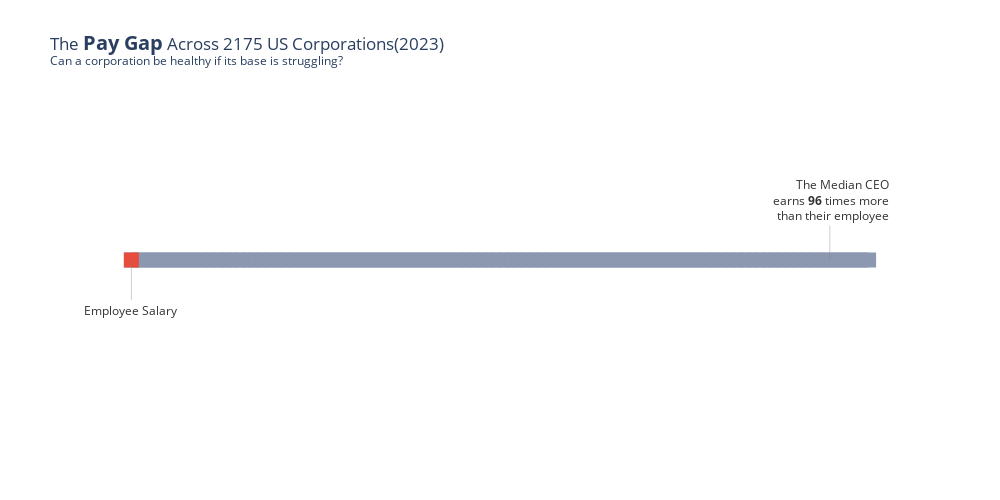

The notebook cell saved with this chart:
### Code cell
df=pd.read_csv(r"C:\Users\ragha\Downloads\ceo_data_pay_merged_r3000 (1).csv")
df['ratio_num'] = df['pay_ratio'].str.split(':').str[0].str.replace(',', '').astype(float)
median_overall_ratio = df['ratio_num'].median() 
total_icons = int(median_overall_ratio)
col = 1
rows = (total_icons // col) + 1

x = np.tile(np.arange(col), rows)[:total_icons]
y = np.repeat(np.arange(rows), col)[:total_icons]
fig = go.Figure()
fig.add_trace(go.Scatter(
    x=y, y=x,
    mode='markers',
    marker=dict(symbol='square', size=15, color='#8C97B0'),
    name=f'CEO Pay ({total_icons}x)',
    orientation='h'
))
fig.add_trace(go.Scatter(
    x=[0], y=[0],
    mode='markers',
    marker=dict(symbol='square', size=15, color='#E74C3C'),
    name='Median Worker Pay',
    orientation='h'
))

fig.update_layout(
    title=f"The <span style='font-size:20px;'><b>Pay Gap</b></span> Across {len(df)} US Corporations(2023)<br><sup>Can a corporation be healthy if its base is struggling?",
    xaxis_visible=False,
    yaxis_visible=False,
    plot_bgcolor='white',
    height=500,
    width=1000,
    showlegend=False
)
fig.add_annotation(
    x=0,
    y=0,
    text='Employee Salary',
    showarrow=True,
    arrowwidth=.5,
    arrowcolor='grey',
    ax=0,
    ay=50,
    font=dict(size=12,color='black'),
    align='left',
    bgcolor='white',
    opacity=0.8
)
fig.add_annotation(
    x=90,
    y=0,
    text=f'The Median CEO<br> earns <b>{total_icons}</b> times more<br> than their employee',
    showarrow=True,
    arrowwidth=.5,
    arrowcolor='grey',
    ax=0,
    ay=-60,
    font=dict(color='black',size=12),
    align='right',
    bgcolor='white',
    opacity=0.8)
fig.show()

### Figure 1 — Plotly figure (JSON) as saved in the notebook; plotly's stock layout.template omitted (floating-point values rounded to 4 significant figures)
{"data": [{"marker": {"color": "#8C97B0", "size": 15, "symbol": "square"}, "mode": "markers", "name": "CEO Pay (96x)", "orientation": "h", "type": "scatter", "x": [0, 1, 2, 3, 4, 5, 6, 7, 8, 9, 10, 11, 12, 13, 14, 15, 16, 17, 18, 19, 20, 21, 22, 23, 24, 25, 26, 27, 28, 29, 30, 31, 32, 33, 34, 35, 36, 37, 38, 39, 40, 41, 42, 43, 44, 45, 46, 47, 48, 49, 50, 51, 52, 53, 54, 55, 56, 57, 58, 59, 60, 61, 62, 63, 64, 65, 66, 67, 68, 69, 70, 71, 72, 73, 74, 75, 76, 77, 78, 79, 80, 81, 82, 83, 84, 85, 86, 87, 88, 89, 90, 91, 92, 93, 94, 95], "y": [0, 0, 0, 0, 0, 0, 0, 0, 0, 0, 0, 0, 0, 0, 0, 0, 0, 0, 0, 0, 0, 0, 0, 0, 0, 0, 0, 0, 0, 0, 0, 0, 0, 0, 0, 0, 0, 0, 0, 0, 0, 0, 0, 0, 0, 0, 0, 0, 0, 0, 0, 0, 0, 0, 0, 0, 0, 0, 0, 0, 0, 0, 0, 0, 0, 0, 0, 0, 0, 0, 0, 0, 0, 0, 0, 0, 0, 0, 0, 0, 0, 0, 0, 0, 0, 0, 0, 0, 0, 0, 0, 0, 0, 0, 0, 0]}, {"marker": {"color": "#E74C3C", "size": 15, "symbol": "square"}, "mode": "markers", "name": "Median Worker Pay", "orientation": "h", "type": "scatter", "x": [0], "y": [0]}], "layout": {"annotations": [{"align": "left", "arrowcolor": "grey", "arrowwidth": 0.5, "ax": 0, "ay": 50, "bgcolor": "white", "font": {"color": "black", "size": 12}, "opacity": 0.8, "showarrow": true, "text": "Employee Salary", "x": 0, "y": 0}, {"align": "right", "arrowcolor": "grey", "arrowwidth": 0.5, "ax": 0, "ay": -60, "bgcolor": "white", "font": {"color": "black", "size": 12}, "opacity": 0.8, "showarrow": true, "text": "The Median CEO<br> earns <b>96</b> times more<br> than their employee", "x": 90, "y": 0}], "height": 500, "plot_bgcolor": "white", "showlegend": false, "title": {"text": "The <span style='font-size:20px;'><b>Pay Gap</b></span> Across 2175 US Corporations(2023)<br><sup>Can a corporation be healthy if its base is struggling?"}, "width": 1000, "xaxis": {"visible": false}, "yaxis": {"visible": false}}}
